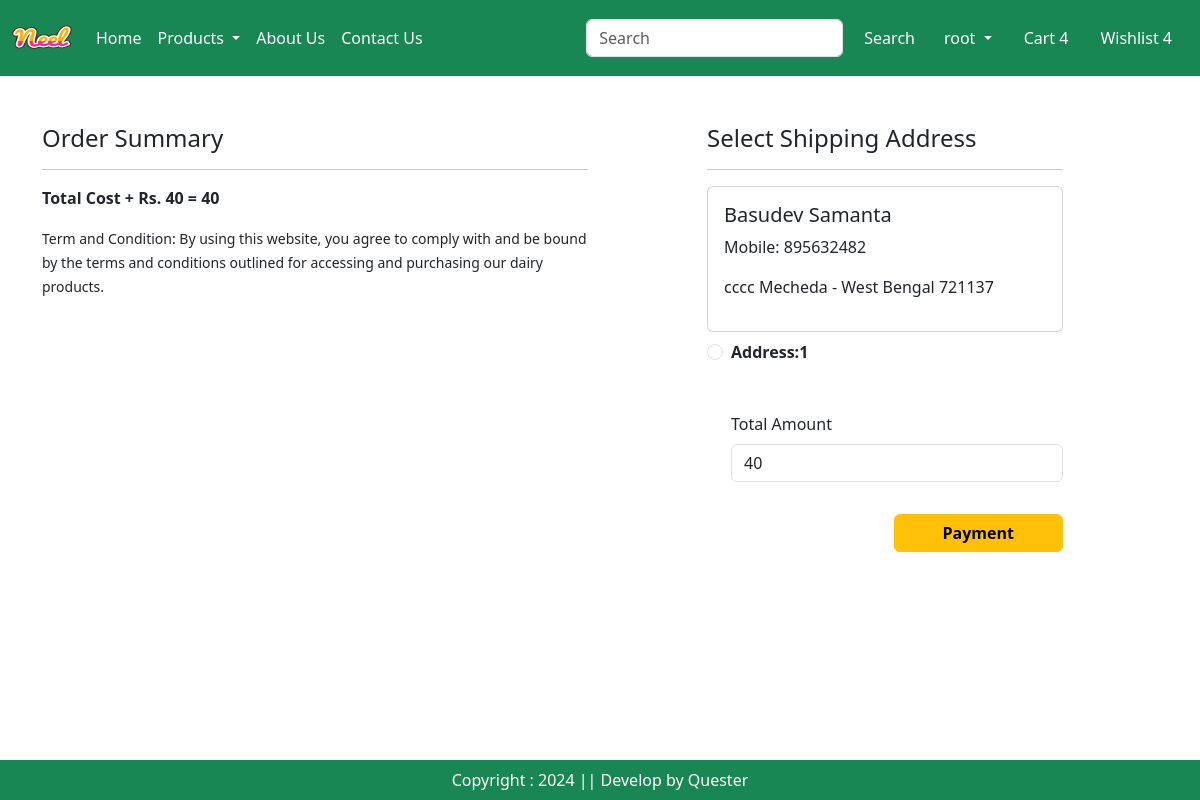
Before: /checkout/ (signed in) with the older database file.
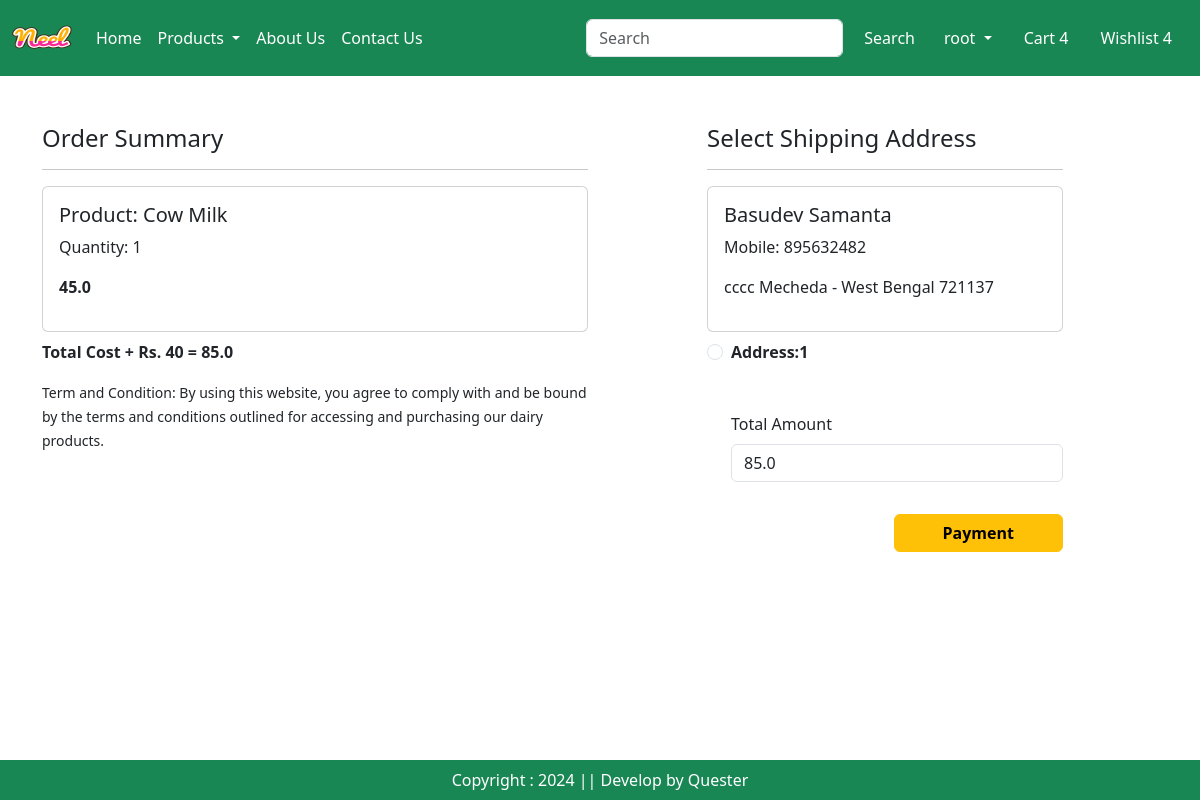
After: the same page with the newer database file.
### app/models.py (models this page shows, shortened)
class Customer(models.Model):
  user  = models.ForeignKey(User,  on_delete=models.CASCADE)
  name = models.CharField(max_length=200)
  locality = models.CharField(max_length=200)
  city = models.CharField(max_length=50)
  mobile = models.IntegerField(default=0)
  zipcode = models.IntegerField()
  state = models.CharField(choices=STATE_CHOICES, max_length=50)

class Cart(models.Model):
  user = models.ForeignKey(User, on_delete=models.CASCADE)
  product = models.ForeignKey(Product, on_delete=models.CASCADE)
  quantity = models.PositiveIntegerField(default=1)

class Product(models.Model):
  title = models.CharField(max_length=100)
  selling_price = models.FloatField()
  discounted_price = models.FloatField()
  description = models.TextField()
  composition = models.TextField(default='')
  prodapp = models.TextField(default='')
  category = models.CharField(choices=CATEGORY_CHOICES, max_length=2)
  product_image = models.ImageField(upload_to='product')

### app/views.py (the view, shortened to what this page needs)
# urls.py: path('checkout/', views.Checkout.as_view(), name='checkout'),
class Checkout(View):
  def get(self, request):
    user = request.user
    add = Customer.objects.filter(user=user)
    cart_items=Cart.objects.filter(user=user)
    amount = 0
    for p in cart_items:
      value = p.quantity * p.product.discounted_price
      amount += value
    totalamount = amount + 40
    razoramount = int(totalamount * 100)
    client = razorpay.Client(auth=(settings.RAZOR_KEY_ID, settings.RAZOR_KEY_SECRET))
    data = { "amount": razoramount, "currency": "INR", "receipt": "order_rcptid_12"}
    payment_response = client.order.create(data=data)
    print(payment_response)
    order_id = payment_response['id']
    order_status = payment_response['status']
    return render(request, 'app/checkout.html',locals())

### app/templates/app/checkout.html (shortened to what this page needs)
{% extends "app/base.html" %}
{% load static %}
{% block main-content %}
  <div class="container">
    <div class="row mt-5">
      <div class="col-sm-6">
        <h4>Order Summary</h4>
        <hr>
        {% for item in cart_items %}
          <div class="card mb-2">
            <div class="card-body">
              <h5>Product: {{item.product.title}}</h5>
              <p>Quantity: {{item.quantity}}</p>
              <p class="fw-bold">{{item.product.discounted_price}}</p>
            </div>
          </div>
        {% endfor %}
        <p class="fw-bold">Total Cost + Rs. 40 = {{totalamount}}</p>
        <small>Term and Condition: By using this website, you agree to comply with and be bound by the terms and conditions outlined for accessing and purchasing our dairy products.
        </small>
      </div>
      <div class="col-sm-4 offset-sm-1">
        <h4>Select Shipping Address</h4>
        <hr>
        <form method="post" id="myform">
          {% for ad in  add %}
            <div class="card">
              <div class="card-body">
                <h5>{{ad.name}}</h5>
                <p>Mobile: {{ad.mobile}}</p>
                <p>{{ad.locality}} {{ad.city}} - {{ad.state}} {{ad.zipcode}}</p>
              </div>
            </div>
            <div class="form-check mt-2 mb-5">
              <input class="form-check-input" type="radio" name="custid" id="custadd {{forloop.counter}}" value="{{ad.id}}"/>
              <label class="form-check-label fw-bold" for="custadd{{forloop.counter}}">Address:{{forloop.counter}}</label>
            </div>
          {% endfor %}
          <div class="form-check mb-3">
            <label for="totalamount" class="form-label">Total Amount</label>
            <input type="number" class="form-control" name="totalamount" value={{totalamount}} readonly/>
          </div>
          <div class="text-end">
            <button id="rzp-button1" type="submit" class="btn btn-warning mt-3 px-5 fw-bold">Payment</button>
          </div>
        </form>
      </div>
    </div>
  </div>
  <br>
  <br>
{% endblock main-content %}

Changed rows visible on the page:
added Cart: product "Cow Milk", quantity "1", product.discounted_price "45.0"
Other visible differences:
{{ totalamount }}: "40" → "85.0"
form field totalamount: "40" → "85.0"
